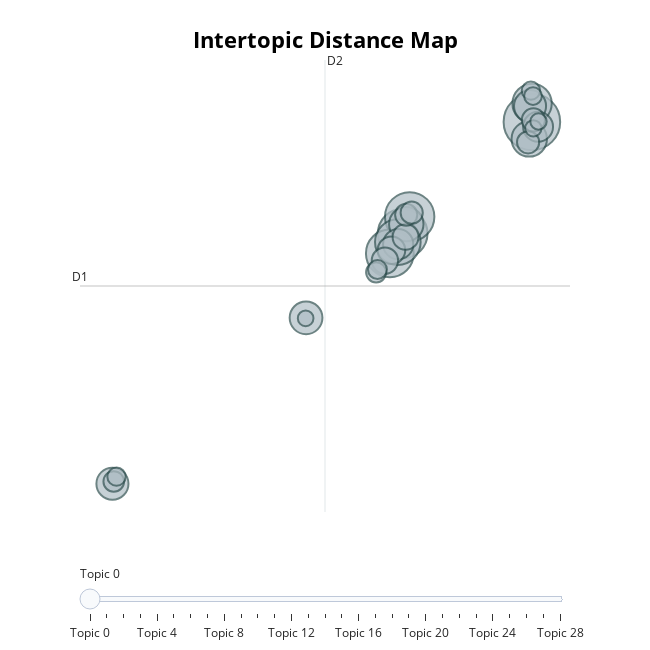

Notebook code for this chart:
### Code cell
model.visualize_topics()

### Figure 1 — Plotly figure (JSON) as saved in the notebook; plotly's stock layout.template omitted (floating-point values rounded to 4 significant figures)
{"data": [{"customdata": [[0, "위원회 | 금융 | 2008 | 29 | 하여야", 143], [1, "매매 | 행위 | 업무 | 파생상품 | 거래", 110], [2, "공개매수 | 주식 | 발행 | 하는 | 증권", 109], [3, "투자 | 사원 | 갖출 | 전용 | 집합", 102], [4, "투자 | 집합 | 신탁 | 업자 | 환매", 93], [5, "등록 | 경우 | 요건 | 호의 | 아니한", 69], [6, "사항 | 필요한 | 절차 | 첨부 | 방법", 56], [7, "소액 | 온라인 | 증권 | 탁자 | 투자자", 53], [8, "삭제 | 24 | 2015 | .> | 2020", 48], [9, "조치 | 위법행위 | 하나 | 어느 | 명령", 46], [10, "까지 | 부터 | 적용 | 같은 | 준용", 46], [11, "이사 | 소집 | 총회 | 투자 | 사원", 41], [12, "청산 | 해산 | 선임 | 주식 | 2008", 40], [13, "각각 | 본다 | 투자 | 수익 | 익명조합", 34], [14, "감사 | 회계감사인 | 회계감사 | 보고서 | 손해", 31], [15, "청산 | 회원 | 채무 | 시장 | 거래", 30], [16, "신청서 | 흠결 | 신청 | 이유 | 문서", 24], [17, "기간 | 산입 | 총리 | 검토 | 보완", 22], [18, "기재 | 표시 | 배상 | 책임 | 또는", 22], [19, "종합 | 신용 | 초과 | 자본 | 한도", 22], [20, "425조 | 423조 | 422조 | 준용 | 직원", 19], [21, "지배구조 | 법률 | 31 | 2015 | 5조", 18], [22, "추천 | 거래소 | 선임 | 이사회 | 사외이사", 16], [23, "419조 | 검사 | 대한 | 까지 | 외한", 15], [24, "납부 | 과징금 | 체납 | 환급 | 기한", 15], [25, "위반 | 과징금 | 부과 | 회피 | 손실", 14], [26, "약관 | 권유 | 준칙 | 제정 | 금융투자", 12], [27, "붙일 | 확보 | 건전성 | 경영 | 조건", 12], [28, "삭제 | 2009 | .> | 2008 | 29", 11]], "hovertemplate": "<b>Topic %{customdata[0]}</b><br>%{customdata[1]}<br>Size: %{customdata[2]}", "legendgroup": "", "marker": {"color": "#B0BEC5", "line": {"color": "DarkSlateGrey", "width": 2}, "size": [143, 110, 109, 102, 93, 69, 56, 53, 48, 46, 46, 41, 40, 34, 31, 30, 24, 22, 22, 22, 19, 18, 16, 15, 15, 14, 12, 12, 11], "sizemode": "area", "sizeref": 0.08937, "symbol": "circle"}, "mode": "markers", "name": "", "orientation": "v", "showlegend": false, "type": "scatter", "x": [18.56, 6.761, 7.397, 5.586, 6.317, 18.58, 18.32, 7.086, -2.066, 18.39, -19.75, 6.346, 19.12, 5.734, 5.136, 7.023, 18.7, 18.21, 7.078, 7.582, -19.63, 4.334, 4.456, -19.37, 18.47, 18.66, 18.69, 19.16, -2.103], "xaxis": "x", "y": [9.177, 3.265, 4.149, 2.212, 2.812, 10.15, 8.277, 3.764, -1.195, 10.01, -9.984, 2.7, 8.918, 2.377, 1.832, 3.088, 9.281, 8.098, 4.259, 4.37, -9.863, 1.21, 1.357, -9.61, 10.83, 10.55, 8.835, 9.201, -1.227], "yaxis": "y"}], "layout": {"annotations": [{"showarrow": false, "text": "D1", "x": -22.71, "y": 0.4872, "yshift": 10}, {"showarrow": false, "text": "D2", "x": -0.3352, "xshift": 10, "y": 12.46}], "height": 650, "hoverlabel": {"bgcolor": "white", "font": {"family": "Rockwell", "size": 16}}, "legend": {"itemsizing": "constant", "tracegroupgap": 0}, "margin": {"t": 60}, "shapes": [{"line": {"color": "#CFD8DC", "width": 2}, "type": "line", "x0": -0.3352, "x1": -0.3352, "y0": -11.48, "y1": 12.46}, {"line": {"color": "#9E9E9E", "width": 2}, "type": "line", "x0": -22.71, "x1": 22.04, "y0": 0.4872, "y1": 0.4872}], "sliders": [{"active": 0, "pad": {"t": 50}, "steps": [{"args": [{"marker.color": [["red", "#B0BEC5", "#B0BEC5", "#B0BEC5", "#B0BEC5", "#B0BEC5", "#B0BEC5", "#B0BEC5", "#B0BEC5", "#B0BEC5", "#B0BEC5", "#B0BEC5", "#B0BEC5", "#B0BEC5", "#B0BEC5", "#B0BEC5", "#B0BEC5", "#B0BEC5", "#B0BEC5", "#B0BEC5", "#B0BEC5", "#B0BEC5", "#B0BEC5", "#B0BEC5", "#B0BEC5", "#B0BEC5", "#B0BEC5", "#B0BEC5", "#B0BEC5"]]}], "label": "Topic 0", "method": "update"}, {"args": [{"marker.color": [["#B0BEC5", "red", "#B0BEC5", "#B0BEC5", "#B0BEC5", "#B0BEC5", "#B0BEC5", "#B0BEC5", "#B0BEC5", "#B0BEC5", "#B0BEC5", "#B0BEC5", "#B0BEC5", "#B0BEC5", "#B0BEC5", "#B0BEC5", "#B0BEC5", "#B0BEC5", "#B0BEC5", "#B0BEC5", "#B0BEC5", "#B0BEC5", "#B0BEC5", "#B0BEC5", "#B0BEC5", "#B0BEC5", "#B0BEC5", "#B0BEC5", "#B0BEC5"]]}], "label": "Topic 1", "method": "update"}, {"args": [{"marker.color": [["#B0BEC5", "#B0BEC5", "red", "#B0BEC5", "#B0BEC5", "#B0BEC5", "#B0BEC5", "#B0BEC5", "#B0BEC5", "#B0BEC5", "#B0BEC5", "#B0BEC5", "#B0BEC5", "#B0BEC5", "#B0BEC5", "#B0BEC5", "#B0BEC5", "#B0BEC5", "#B0BEC5", "#B0BEC5", "#B0BEC5", "#B0BEC5", "#B0BEC5", "#B0BEC5", "#B0BEC5", "#B0BEC5", "#B0BEC5", "#B0BEC5", "#B0BEC5"]]}], "label": "Topic 2", "method": "update"}, {"args": [{"marker.color": [["#B0BEC5", "#B0BEC5", "#B0BEC5", "red", "#B0BEC5", "#B0BEC5", "#B0BEC5", "#B0BEC5", "#B0BEC5", "#B0BEC5", "#B0BEC5", "#B0BEC5", "#B0BEC5", "#B0BEC5", "#B0BEC5", "#B0BEC5", "#B0BEC5", "#B0BEC5", "#B0BEC5", "#B0BEC5", "#B0BEC5", "#B0BEC5", "#B0BEC5", "#B0BEC5", "#B0BEC5", "#B0BEC5", "#B0BEC5", "#B0BEC5", "#B0BEC5"]]}], "label": "Topic 3", "method": "update"}, {"args": [{"marker.color": [["#B0BEC5", "#B0BEC5", "#B0BEC5", "#B0BEC5", "red", "#B0BEC5", "#B0BEC5", "#B0BEC5", "#B0BEC5", "#B0BEC5", "#B0BEC5", "#B0BEC5", "#B0BEC5", "#B0BEC5", "#B0BEC5", "#B0BEC5", "#B0BEC5", "#B0BEC5", "#B0BEC5", "#B0BEC5", "#B0BEC5", "#B0BEC5", "#B0BEC5", "#B0BEC5", "#B0BEC5", "#B0BEC5", "#B0BEC5", "#B0BEC5", "#B0BEC5"]]}], "label": "Topic 4", "method": "update"}, {"args": [{"marker.color": [["#B0BEC5", "#B0BEC5", "#B0BEC5", "#B0BEC5", "#B0BEC5", "red", "#B0BEC5", "#B0BEC5", "#B0BEC5", "#B0BEC5", "#B0BEC5", "#B0BEC5", "#B0BEC5", "#B0BEC5", "#B0BEC5", "#B0BEC5", "#B0BEC5", "#B0BEC5", "#B0BEC5", "#B0BEC5", "#B0BEC5", "#B0BEC5", "#B0BEC5", "#B0BEC5", "#B0BEC5", "#B0BEC5", "#B0BEC5", "#B0BEC5", "#B0BEC5"]]}], "label": "Topic 5", "method": "update"}, {"args": [{"marker.color": [["#B0BEC5", "#B0BEC5", "#B0BEC5", "#B0BEC5", "#B0BEC5", "#B0BEC5", "red", "#B0BEC5", "#B0BEC5", "#B0BEC5", "#B0BEC5", "#B0BEC5", "#B0BEC5", "#B0BEC5", "#B0BEC5", "#B0BEC5", "#B0BEC5", "#B0BEC5", "#B0BEC5", "#B0BEC5", "#B0BEC5", "#B0BEC5", "#B0BEC5", "#B0BEC5", "#B0BEC5", "#B0BEC5", "#B0BEC5", "#B0BEC5", "#B0BEC5"]]}], "label": "Topic 6", "method": "update"}, {"args": [{"marker.color": [["#B0BEC5", "#B0BEC5", "#B0BEC5", "#B0BEC5", "#B0BEC5", "#B0BEC5", "#B0BEC5", "red", "#B0BEC5", "#B0BEC5", "#B0BEC5", "#B0BEC5", "#B0BEC5", "#B0BEC5", "#B0BEC5", "#B0BEC5", "#B0BEC5", "#B0BEC5", "#B0BEC5", "#B0BEC5", "#B0BEC5", "#B0BEC5", "#B0BEC5", "#B0BEC5", "#B0BEC5", "#B0BEC5", "#B0BEC5", "#B0BEC5", "#B0BEC5"]]}], "label": "Topic 7", "method": "update"}, {"args": [{"marker.color": [["#B0BEC5", "#B0BEC5", "#B0BEC5", "#B0BEC5", "#B0BEC5", "#B0BEC5", "#B0BEC5", "#B0BEC5", "red", "#B0BEC5", "#B0BEC5", "#B0BEC5", "#B0BEC5", "#B0BEC5", "#B0BEC5", "#B0BEC5", "#B0BEC5", "#B0BEC5", "#B0BEC5", "#B0BEC5", "#B0BEC5", "#B0BEC5", "#B0BEC5", "#B0BEC5", "#B0BEC5", "#B0BEC5", "#B0BEC5", "#B0BEC5", "#B0BEC5"]]}], "label": "Topic 8", "method": "update"}, {"args": [{"marker.color": [["#B0BEC5", "#B0BEC5", "#B0BEC5", "#B0BEC5", "#B0BEC5", "#B0BEC5", "#B0BEC5", "#B0BEC5", "#B0BEC5", "red", "#B0BEC5", "#B0BEC5", "#B0BEC5", "#B0BEC5", "#B0BEC5", "#B0BEC5", "#B0BEC5", "#B0BEC5", "#B0BEC5", "#B0BEC5", "#B0BEC5", "#B0BEC5", "#B0BEC5", "#B0BEC5", "#B0BEC5", "#B0BEC5", "#B0BEC5", "#B0BEC5", "#B0BEC5"]]}], "label": "Topic 9", "method": "update"}, {"args": [{"marker.color": [["#B0BEC5", "#B0BEC5", "#B0BEC5", "#B0BEC5", "#B0BEC5", "#B0BEC5", "#B0BEC5", "#B0BEC5", "#B0BEC5", "#B0BEC5", "red", "#B0BEC5", "#B0BEC5", "#B0BEC5", "#B0BEC5", "#B0BEC5", "#B0BEC5", "#B0BEC5", "#B0BEC5", "#B0BEC5", "#B0BEC5", "#B0BEC5", "#B0BEC5", "#B0BEC5", "#B0BEC5", "#B0BEC5", "#B0BEC5", "#B0BEC5", "#B0BEC5"]]}], "label": "Topic 10", "method": "update"}, {"args": [{"marker.color": [["#B0BEC5", "#B0BEC5", "#B0BEC5", "#B0BEC5", "#B0BEC5", "#B0BEC5", "#B0BEC5", "#B0BEC5", "#B0BEC5", "#B0BEC5", "#B0BEC5", "red", "#B0BEC5", "#B0BEC5", "#B0BEC5", "#B0BEC5", "#B0BEC5", "#B0BEC5", "#B0BEC5", "#B0BEC5", "#B0BEC5", "#B0BEC5", "#B0BEC5", "#B0BEC5", "#B0BEC5", "#B0BEC5", "#B0BEC5", "#B0BEC5", "#B0BEC5"]]}], "label": "Topic 11", "method": "update"}, {"args": [{"marker.color": [["#B0BEC5", "#B0BEC5", "#B0BEC5", "#B0BEC5", "#B0BEC5", "#B0BEC5", "#B0BEC5", "#B0BEC5", "#B0BEC5", "#B0BEC5", "#B0BEC5", "#B0BEC5", "red", "#B0BEC5", "#B0BEC5", "#B0BEC5", "#B0BEC5", "#B0BEC5", "#B0BEC5", "#B0BEC5", "#B0BEC5", "#B0BEC5", "#B0BEC5", "#B0BEC5", "#B0BEC5", "#B0BEC5", "#B0BEC5", "#B0BEC5", "#B0BEC5"]]}], "label": "Topic 12", "method": "update"}, {"args": [{"marker.color": [["#B0BEC5", "#B0BEC5", "#B0BEC5", "#B0BEC5", "#B0BEC5", "#B0BEC5", "#B0BEC5", "#B0BEC5", "#B0BEC5", "#B0BEC5", "#B0BEC5", "#B0BEC5", "#B0BEC5", "red", "#B0BEC5", "#B0BEC5", "#B0BEC5", "#B0BEC5", "#B0BEC5", "#B0BEC5", "#B0BEC5", "#B0BEC5", "#B0BEC5", "#B0BEC5", "#B0BEC5", "#B0BEC5", "#B0BEC5", "#B0BEC5", "#B0BEC5"]]}], "label": "Topic 13", "method": "update"}, {"args": [{"marker.color": [["#B0BEC5", "#B0BEC5", "#B0BEC5", "#B0BEC5", "#B0BEC5", "#B0BEC5", "#B0BEC5", "#B0BEC5", "#B0BEC5", "#B0BEC5", "#B0BEC5", "#B0BEC5", "#B0BEC5", "#B0BEC5", "red", "#B0BEC5", "#B0BEC5", "#B0BEC5", "#B0BEC5", "#B0BEC5", "#B0BEC5", "#B0BEC5", "#B0BEC5", "#B0BEC5", "#B0BEC5", "#B0BEC5", "#B0BEC5", "#B0BEC5", "#B0BEC5"]]}], "label": "Topic 14", "method": "update"}, {"args": [{"marker.color": [["#B0BEC5", "#B0BEC5", "#B0BEC5", "#B0BEC5", "#B0BEC5", "#B0BEC5", "#B0BEC5", "#B0BEC5", "#B0BEC5", "#B0BEC5", "#B0BEC5", "#B0BEC5", "#B0BEC5", "#B0BEC5", "#B0BEC5", "red", "#B0BEC5", "#B0BEC5", "#B0BEC5", "#B0BEC5", "#B0BEC5", "#B0BEC5", "#B0BEC5", "#B0BEC5", "#B0BEC5", "#B0BEC5", "#B0BEC5", "#B0BEC5", "#B0BEC5"]]}], "label": "Topic 15", "method": "update"}, {"args": [{"marker.color": [["#B0BEC5", "#B0BEC5", "#B0BEC5", "#B0BEC5", "#B0BEC5", "#B0BEC5", "#B0BEC5", "#B0BEC5", "#B0BEC5", "#B0BEC5", "#B0BEC5", "#B0BEC5", "#B0BEC5", "#B0BEC5", "#B0BEC5", "#B0BEC5", "red", "#B0BEC5", "#B0BEC5", "#B0BEC5", "#B0BEC5", "#B0BEC5", "#B0BEC5", "#B0BEC5", "#B0BEC5", "#B0BEC5", "#B0BEC5", "#B0BEC5", "#B0BEC5"]]}], "label": "Topic 16", "method": "update"}, {"args": [{"marker.color": [["#B0BEC5", "#B0BEC5", "#B0BEC5", "#B0BEC5", "#B0BEC5", "#B0BEC5", "#B0BEC5", "#B0BEC5", "#B0BEC5", "#B0BEC5", "#B0BEC5", "#B0BEC5", "#B0BEC5", "#B0BEC5", "#B0BEC5", "#B0BEC5", "#B0BEC5", "red", "#B0BEC5", "#B0BEC5", "#B0BEC5", "#B0BEC5", "#B0BEC5", "#B0BEC5", "#B0BEC5", "#B0BEC5", "#B0BEC5", "#B0BEC5", "#B0BEC5"]]}], "label": "Topic 17", "method": "update"}, {"args": [{"marker.color": [["#B0BEC5", "#B0BEC5", "#B0BEC5", "#B0BEC5", "#B0BEC5", "#B0BEC5", "#B0BEC5", "#B0BEC5", "#B0BEC5", "#B0BEC5", "#B0BEC5", "#B0BEC5", "#B0BEC5", "#B0BEC5", "#B0BEC5", "#B0BEC5", "#B0BEC5", "#B0BEC5", "red", "#B0BEC5", "#B0BEC5", "#B0BEC5", "#B0BEC5", "#B0BEC5", "#B0BEC5", "#B0BEC5", "#B0BEC5", "#B0BEC5", "#B0BEC5"]]}], "label": "Topic 18", "method": "update"}, {"args": [{"marker.color": [["#B0BEC5", "#B0BEC5", "#B0BEC5", "#B0BEC5", "#B0BEC5", "#B0BEC5", "#B0BEC5", "#B0BEC5", "#B0BEC5", "#B0BEC5", "#B0BEC5", "#B0BEC5", "#B0BEC5", "#B0BEC5", "#B0BEC5", "#B0BEC5", "#B0BEC5", "#B0BEC5", "#B0BEC5", "red", "#B0BEC5", "#B0BEC5", "#B0BEC5", "#B0BEC5", "#B0BEC5", "#B0BEC5", "#B0BEC5", "#B0BEC5", "#B0BEC5"]]}], "label": "Topic 19", "method": "update"}, {"args": [{"marker.color": [["#B0BEC5", "#B0BEC5", "#B0BEC5", "#B0BEC5", "#B0BEC5", "#B0BEC5", "#B0BEC5", "#B0BEC5", "#B0BEC5", "#B0BEC5", "#B0BEC5", "#B0BEC5", "#B0BEC5", "#B0BEC5", "#B0BEC5", "#B0BEC5", "#B0BEC5", "#B0BEC5", "#B0BEC5", "#B0BEC5", "red", "#B0BEC5", "#B0BEC5", "#B0BEC5", "#B0BEC5", "#B0BEC5", "#B0BEC5", "#B0BEC5", "#B0BEC5"]]}], "label": "Topic 20", "method": "update"}, {"args": [{"marker.color": [["#B0BEC5", "#B0BEC5", "#B0BEC5", "#B0BEC5", "#B0BEC5", "#B0BEC5", "#B0BEC5", "#B0BEC5", "#B0BEC5", "#B0BEC5", "#B0BEC5", "#B0BEC5", "#B0BEC5", "#B0BEC5", "#B0BEC5", "#B0BEC5", "#B0BEC5", "#B0BEC5", "#B0BEC5", "#B0BEC5", "#B0BEC5", "red", "#B0BEC5", "#B0BEC5", "#B0BEC5", "#B0BEC5", "#B0BEC5", "#B0BEC5", "#B0BEC5"]]}], "label": "Topic 21", "method": "update"}, {"args": [{"marker.color": [["#B0BEC5", "#B0BEC5", "#B0BEC5", "#B0BEC5", "#B0BEC5", "#B0BEC5", "#B0BEC5", "#B0BEC5", "#B0BEC5", "#B0BEC5", "#B0BEC5", "#B0BEC5", "#B0BEC5", "#B0BEC5", "#B0BEC5", "#B0BEC5", "#B0BEC5", "#B0BEC5", "#B0BEC5", "#B0BEC5", "#B0BEC5", "#B0BEC5", "red", "#B0BEC5", "#B0BEC5", "#B0BEC5", "#B0BEC5", "#B0BEC5", "#B0BEC5"]]}], "label": "Topic 22", "method": "update"}, {"args": [{"marker.color": [["#B0BEC5", "#B0BEC5", "#B0BEC5", "#B0BEC5", "#B0BEC5", "#B0BEC5", "#B0BEC5", "#B0BEC5", "#B0BEC5", "#B0BEC5", "#B0BEC5", "#B0BEC5", "#B0BEC5", "#B0BEC5", "#B0BEC5", "#B0BEC5", "#B0BEC5", "#B0BEC5", "#B0BEC5", "#B0BEC5", "#B0BEC5", "#B0BEC5", "#B0BEC5", "red", "#B0BEC5", "#B0BEC5", "#B0BEC5", "#B0BEC5", "#B0BEC5"]]}], "label": "Topic 23", "method": "update"}, {"args": [{"marker.color": [["#B0BEC5", "#B0BEC5", "#B0BEC5", "#B0BEC5", "#B0BEC5", "#B0BEC5", "#B0BEC5", "#B0BEC5", "#B0BEC5", "#B0BEC5", "#B0BEC5", "#B0BEC5", "#B0BEC5", "#B0BEC5", "#B0BEC5", "#B0BEC5", "#B0BEC5", "#B0BEC5", "#B0BEC5", "#B0BEC5", "#B0BEC5", "#B0BEC5", "#B0BEC5", "#B0BEC5", "red", "#B0BEC5", "#B0BEC5", "#B0BEC5", "#B0BEC5"]]}], "label": "Topic 24", "method": "update"}, {"args": [{"marker.color": [["#B0BEC5", "#B0BEC5", "#B0BEC5", "#B0BEC5", "#B0BEC5", "#B0BEC5", "#B0BEC5", "#B0BEC5", "#B0BEC5", "#B0BEC5", "#B0BEC5", "#B0BEC5", "#B0BEC5", "#B0BEC5", "#B0BEC5", "#B0BEC5", "#B0BEC5", "#B0BEC5", "#B0BEC5", "#B0BEC5", "#B0BEC5", "#B0BEC5", "#B0BEC5", "#B0BEC5", "#B0BEC5", "red", "#B0BEC5", "#B0BEC5", "#B0BEC5"]]}], "label": "Topic 25", "method": "update"}, {"args": [{"marker.color": [["#B0BEC5", "#B0BEC5", "#B0BEC5", "#B0BEC5", "#B0BEC5", "#B0BEC5", "#B0BEC5", "#B0BEC5", "#B0BEC5", "#B0BEC5", "#B0BEC5", "#B0BEC5", "#B0BEC5", "#B0BEC5", "#B0BEC5", "#B0BEC5", "#B0BEC5", "#B0BEC5", "#B0BEC5", "#B0BEC5", "#B0BEC5", "#B0BEC5", "#B0BEC5", "#B0BEC5", "#B0BEC5", "#B0BEC5", "red", "#B0BEC5", "#B0BEC5"]]}], "label": "Topic 26", "method": "update"}, {"args": [{"marker.color": [["#B0BEC5", "#B0BEC5", "#B0BEC5", "#B0BEC5", "#B0BEC5", "#B0BEC5", "#B0BEC5", "#B0BEC5", "#B0BEC5", "#B0BEC5", "#B0BEC5", "#B0BEC5", "#B0BEC5", "#B0BEC5", "#B0BEC5", "#B0BEC5", "#B0BEC5", "#B0BEC5", "#B0BEC5", "#B0BEC5", "#B0BEC5", "#B0BEC5", "#B0BEC5", "#B0BEC5", "#B0BEC5", "#B0BEC5", "#B0BEC5", "red", "#B0BEC5"]]}], "label": "Topic 27", "method": "update"}, {"args": [{"marker.color": [["#B0BEC5", "#B0BEC5", "#B0BEC5", "#B0BEC5", "#B0BEC5", "#B0BEC5", "#B0BEC5", "#B0BEC5", "#B0BEC5", "#B0BEC5", "#B0BEC5", "#B0BEC5", "#B0BEC5", "#B0BEC5", "#B0BEC5", "#B0BEC5", "#B0BEC5", "#B0BEC5", "#B0BEC5", "#B0BEC5", "#B0BEC5", "#B0BEC5", "#B0BEC5", "#B0BEC5", "#B0BEC5", "#B0BEC5", "#B0BEC5", "#B0BEC5", "red"]]}], "label": "Topic 28", "method": "update"}]}], "title": {"font": {"color": "Black", "size": 22}, "text": "<b>Intertopic Distance Map</b>", "x": 0.5, "xanchor": "center", "y": 0.95, "yanchor": "top"}, "width": 650, "xaxis": {"anchor": "y", "domain": [0, 1], "range": [-22.71, 22.04], "title": {"text": ""}, "visible": false}, "yaxis": {"anchor": "x", "domain": [0, 1], "range": [-11.48, 12.46], "title": {"text": ""}, "visible": false}}}
